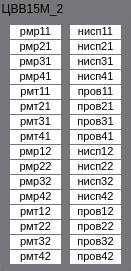
    <widget class="QGroupBox" name="groupBox_M1_2">
     <property name="geometry">
      <rect>
       <x>150</x>
       <y>30</y>
       <width>131</width>
       <height>271</height>
      </rect>
     </property>
     <property name="styleSheet">
      <string notr="true">background-color: rgb(119, 118, 123);</string>
     </property>
     <property name="title">
      <string>ЦВВ15М_2</string>
     </property>
     <widget class="QLabel" name="label_rmr11">
      <property name="geometry">
       <rect>
        <x>10</x>
        <y>25</y>
        <width>51</width>
        <height>14</height>
       </rect>
      </property>
      <property name="font">
       <font>
        <pointsize>8</pointsize>
       </font>
      </property>
      <property name="styleSheet">
       <string notr="true">background-color: rgb(255, 255, 255);</string>
      </property>
      <property name="text">
       <string>&lt;html&gt;&lt;head/&gt;&lt;body&gt;&lt;p align=&quot;center&quot;&gt;рмр11&lt;/p&gt;&lt;/body&gt;&lt;/html&gt;</string>
      </property>
     </widget>
     <widget class="QLabel" name="label_rmr21">
      <property name="geometry">
       <rect>
        <x>10</x>
        <y>40</y>
        <width>51</width>
        <height>14</height>
       </rect>
      </property>
      <property name="font">
       <font>
        <pointsize>8</pointsize>
       </font>
      </property>
      <property name="styleSheet">
       <string notr="true">background-color: rgb(255, 255, 255);</string>
      </property>
      <property name="text">
       <string>&lt;html&gt;&lt;head/&gt;&lt;body&gt;&lt;p align=&quot;center&quot;&gt;рмр21&lt;/p&gt;&lt;/body&gt;&lt;/html&gt;</string>
      </property>
     </widget>
     <widget class="QLabel" name="label_rmr31">
      <property name="geometry">
       <rect>
        <x>10</x>
        <y>55</y>
        <width>51</width>
        <height>14</height>
       </rect>
      </property>
      <property name="font">
       <font>
        <pointsize>8</pointsize>
       </font>
      </property>
      <property name="styleSheet">
       <string notr="true">background-color: rgb(255, 255, 255);</string>
      </property>
      <property name="text">
       <string>&lt;html&gt;&lt;head/&gt;&lt;body&gt;&lt;p align=&quot;center&quot;&gt;рмр31&lt;/p&gt;&lt;/body&gt;&lt;/html&gt;</string>
      </property>
     </widget>
     <widget class="QLabel" name="label_rmr41">
      <property name="geometry">
       <rect>
        <x>10</x>
        <y>70</y>
        <width>51</width>
        <height>14</height>
       </rect>
      </property>
      <property name="font">
       <font>
        <pointsize>8</pointsize>
       </font>
      </property>
      <property name="styleSheet">
       <string notr="true">background-color: rgb(255, 255, 255);</string>
      </property>
      <property name="text">
       <string>&lt;html&gt;&lt;head/&gt;&lt;body&gt;&lt;p align=&quot;center&quot;&gt;рмр41&lt;/p&gt;&lt;/body&gt;&lt;/html&gt;</string>
      </property>
     </widget>
     <widget class="QLabel" name="label_rmt11">
      <property name="geometry">
       <rect>
        <x>10</x>
        <y>85</y>
        <width>51</width>
        <height>14</height>
       </rect>
      </property>
      <property name="font">
       <font>
        <pointsize>8</pointsize>
       </font>
      </property>
      <property name="styleSheet">
       <string notr="true">background-color: rgb(255, 255, 255);</string>
      </property>
      <property name="text">
       <string>&lt;html&gt;&lt;head/&gt;&lt;body&gt;&lt;p align=&quot;center&quot;&gt;рмт11&lt;/p&gt;&lt;/body&gt;&lt;/html&gt;</string>
      </property>
     </widget>
     <widget class="QLabel" name="label_rmt21">
      <property name="geometry">
       <rect>
        <x>10</x>
        <y>100</y>
        <width>51</width>
        <height>14</height>
       </rect>
      </property>
      <property name="font">
       <font>
        <pointsize>8</pointsize>
       </font>
      </property>
      <property name="styleSheet">
       <string notr="true">background-color: rgb(255, 255, 255);</string>
      </property>
      <property name="text">
       <string>&lt;html&gt;&lt;head/&gt;&lt;body&gt;&lt;p align=&quot;center&quot;&gt;рмт21&lt;/p&gt;&lt;/body&gt;&lt;/html&gt;</string>
      </property>
     </widget>
     <widget class="QLabel" name="label_rmt31">
      <property name="geometry">
       <rect>
        <x>10</x>
        <y>115</y>
        <width>51</width>
        <height>14</height>
       </rect>
      </property>
      <property name="font">
       <font>
        <pointsize>8</pointsize>
       </font>
      </property>
      <property name="styleSheet">
       <string notr="true">background-color: rgb(255, 255, 255);</string>
      </property>
      <property name="text">
       <string>&lt;html&gt;&lt;head/&gt;&lt;body&gt;&lt;p align=&quot;center&quot;&gt;рмт31&lt;/p&gt;&lt;/body&gt;&lt;/html&gt;</string>
      </property>
     </widget>
     <widget class="QLabel" name="label_rmt41">
      <property name="geometry">
       <rect>
        <x>10</x>
        <y>130</y>
        <width>51</width>
        <height>14</height>
       </rect>
      </property>
      <property name="font">
       <font>
        <pointsize>8</pointsize>
       </font>
      </property>
      <property name="styleSheet">
       <string notr="true">background-color: rgb(255, 255, 255);</string>
      </property>
      <property name="text">
       <string>&lt;html&gt;&lt;head/&gt;&lt;body&gt;&lt;p align=&quot;center&quot;&gt;рмт41&lt;/p&gt;&lt;/body&gt;&lt;/html&gt;</string>
      </property>
     </widget>
     <widget class="QLabel" name="label_rmt42">
      <property name="geometry">
       <rect>
        <x>10</x>
        <y>250</y>
        <width>51</width>
        <height>14</height>
       </rect>
      </property>
      <property name="font">
       <font>
        <pointsize>8</pointsize>
       </font>
      </property>
      <property name="styleSheet">
       <string notr="true">background-color: rgb(255, 255, 255);</string>
      </property>
      <property name="text">
       <string>&lt;html&gt;&lt;head/&gt;&lt;body&gt;&lt;p align=&quot;center&quot;&gt;рмт42&lt;/p&gt;&lt;/body&gt;&lt;/html&gt;</string>
      </property>
     </widget>
     <widget class="QLabel" name="label_rmt32">
      <property name="geometry">
       <rect>
        <x>10</x>
        <y>235</y>
        <width>51</width>
        <height>14</height>
       </rect>
      </property>
      <property name="font">
       <font>
        <pointsize>8</pointsize>
       </font>
      </property>
      <property name="styleSheet">
       <string notr="true">background-color: rgb(255, 255, 255);</string>
      </property>
      <property name="text">
       <string>&lt;html&gt;&lt;head/&gt;&lt;body&gt;&lt;p align=&quot;center&quot;&gt;рмт32&lt;/p&gt;&lt;/body&gt;&lt;/html&gt;</string>
      </property>
     </widget>
     <widget class="QLabel" name="label_rmr12">
      <property name="geometry">
       <rect>
        <x>10</x>
        <y>145</y>
        <width>51</width>
        <height>14</height>
       </rect>
      </property>
      <property name="font">
       <font>
        <pointsize>8</pointsize>
       </font>
      </property>
      <property name="styleSheet">
       <string notr="true">background-color: rgb(255, 255, 255);</string>
      </property>
      <property name="text">
       <string>&lt;html&gt;&lt;head/&gt;&lt;body&gt;&lt;p align=&quot;center&quot;&gt;рмр12&lt;/p&gt;&lt;/body&gt;&lt;/html&gt;</string>
      </property>
     </widget>
     <widget class="QLabel" name="label_rmt12">
      <property name="geometry">
       <rect>
        <x>10</x>
        <y>205</y>
        <width>51</width>
        <height>14</height>
       </rect>
      </property>
      <property name="font">
       <font>
        <pointsize>8</pointsize>
       </font>
      </property>
      <property name="styleSheet">
       <string notr="true">background-color: rgb(255, 255, 255);</string>
      </property>
      <property name="text">
       <string>&lt;html&gt;&lt;head/&gt;&lt;body&gt;&lt;p align=&quot;center&quot;&gt;рмт12&lt;/p&gt;&lt;/body&gt;&lt;/html&gt;</string>
      </property>
     </widget>
     <widget class="QLabel" name="label_rmr42">
      <property name="geometry">
       <rect>
        <x>10</x>
        <y>190</y>
        <width>51</width>
        <height>14</height>
       </rect>
      </property>
      <property name="font">
       <font>
        <pointsize>8</pointsize>
       </font>
      </property>
      <property name="styleSheet">
       <string notr="true">background-color: rgb(255, 255, 255);</string>
      </property>
      <property name="text">
       <string>&lt;html&gt;&lt;head/&gt;&lt;body&gt;&lt;p align=&quot;center&quot;&gt;рмр42&lt;/p&gt;&lt;/body&gt;&lt;/html&gt;</string>
      </property>
     </widget>
     <widget class="QLabel" name="label_rmt22">
      <property name="geometry">
       <rect>
        <x>10</x>
        <y>220</y>
        <width>51</width>
        <height>14</height>
       </rect>
      </property>
      <property name="font">
       <font>
        <pointsize>8</pointsize>
       </font>
      </property>
      <property name="styleSheet">
       <string notr="true">background-color: rgb(255, 255, 255);</string>
      </property>
      <property name="text">
       <string>&lt;html&gt;&lt;head/&gt;&lt;body&gt;&lt;p align=&quot;center&quot;&gt;рмт22&lt;/p&gt;&lt;/body&gt;&lt;/html&gt;</string>
      </property>
     </widget>
     <widget class="QLabel" name="label_rmr32">
      <property name="geometry">
       <rect>
        <x>10</x>
        <y>175</y>
        <width>51</width>
        <height>14</height>
       </rect>
      </property>
      <property name="font">
       <font>
        <pointsize>8</pointsize>
       </font>
      </property>
      <property name="styleSheet">
       <string notr="true">background-color: rgb(255, 255, 255);</string>
      </property>
      <property name="text">
       <string>&lt;html&gt;&lt;head/&gt;&lt;body&gt;&lt;p align=&quot;center&quot;&gt;рмр32&lt;/p&gt;&lt;/body&gt;&lt;/html&gt;</string>
      </property>
     </widget>
     <widget class="QLabel" name="label_rmr22">
      <property name="geometry">
       <rect>
        <x>10</x>
        <y>160</y>
        <width>51</width>
        <height>14</height>
       </rect>
      </property>
      <property name="font">
       <font>
        <pointsize>8</pointsize>
       </font>
      </property>
      <property name="styleSheet">
       <string notr="true">background-color: rgb(255, 255, 255);</string>
      </property>
      <property name="text">
       <string>&lt;html&gt;&lt;head/&gt;&lt;body&gt;&lt;p align=&quot;center&quot;&gt;рмр22&lt;/p&gt;&lt;/body&gt;&lt;/html&gt;</string>
      </property>
     </widget>
     <widget class="QLabel" name="label_nisp41">
      <property name="geometry">
       <rect>
        <x>70</x>
        <y>70</y>
        <width>51</width>
        <height>14</height>
       </rect>
      </property>
      <property name="font">
       <font>
        <pointsize>8</pointsize>
       </font>
      </property>
      <property name="styleSheet">
       <string notr="true">background-color: rgb(255, 255, 255);</string>
      </property>
      <property name="text">
       <string>&lt;html&gt;&lt;head/&gt;&lt;body&gt;&lt;p align=&quot;center&quot;&gt;нисп41&lt;/p&gt;&lt;/body&gt;&lt;/html&gt;</string>
      </property>
     </widget>
     <widget class="QLabel" name="label_nisp31">
      <property name="geometry">
       <rect>
        <x>70</x>
        <y>55</y>
        <width>51</width>
        <height>14</height>
       </rect>
      </property>
      <property name="font">
       <font>
        <pointsize>8</pointsize>
       </font>
      </property>
      <property name="styleSheet">
       <string notr="true">background-color: rgb(255, 255, 255);</string>
      </property>
      <property name="text">
       <string>&lt;html&gt;&lt;head/&gt;&lt;body&gt;&lt;p align=&quot;center&quot;&gt;нисп31&lt;/p&gt;&lt;/body&gt;&lt;/html&gt;</string>
      </property>
     </widget>
     <widget class="QLabel" name="label_prov42">
      <property name="geometry">
       <rect>
        <x>70</x>
        <y>250</y>
        <width>51</width>
        <height>14</height>
       </rect>
      </property>
      <property name="font">
       <font>
        <pointsize>8</pointsize>
       </font>
      </property>
      <property name="styleSheet">
       <string notr="true">background-color: rgb(255, 255, 255);</string>
      </property>
      <property name="text">
       <string>&lt;html&gt;&lt;head/&gt;&lt;body&gt;&lt;p align=&quot;center&quot;&gt;пров42&lt;/p&gt;&lt;/body&gt;&lt;/html&gt;</string>
      </property>
     </widget>
     <widget class="QLabel" name="label_nisp32">
      <property name="geometry">
       <rect>
        <x>70</x>
        <y>175</y>
        <width>51</width>
        <height>14</height>
       </rect>
      </property>
      <property name="font">
       <font>
        <pointsize>8</pointsize>
       </font>
      </property>
      <property name="styleSheet">
       <string notr="true">background-color: rgb(255, 255, 255);</string>
      </property>
      <property name="text">
       <string>&lt;html&gt;&lt;head/&gt;&lt;body&gt;&lt;p align=&quot;center&quot;&gt;нисп32&lt;/p&gt;&lt;/body&gt;&lt;/html&gt;</string>
      </property>
     </widget>
     <widget class="QLabel" name="label_prov41">
      <property name="geometry">
       <rect>
        <x>70</x>
        <y>130</y>
        <width>51</width>
        <height>14</height>
       </rect>
      </property>
      <property name="font">
       <font>
        <pointsize>8</pointsize>
       </font>
      </property>
      <property name="styleSheet">
       <string notr="true">background-color: rgb(255, 255, 255);</string>
      </property>
      <property name="text">
       <string>&lt;html&gt;&lt;head/&gt;&lt;body&gt;&lt;p align=&quot;center&quot;&gt;пров41&lt;/p&gt;&lt;/body&gt;&lt;/html&gt;</string>
      </property>
     </widget>
     <widget class="QLabel" name="label_prov31">
      <property name="geometry">
       <rect>
        <x>70</x>
        <y>115</y>
        <width>51</width>
        <height>14</height>
       </rect>
      </property>
      <property name="font">
       <font>
        <pointsize>8</pointsize>
       </font>
      </property>
      <property name="styleSheet">
       <string notr="true">background-color: rgb(255, 255, 255);</string>
      </property>
      <property name="text">
       <string>&lt;html&gt;&lt;head/&gt;&lt;body&gt;&lt;p align=&quot;center&quot;&gt;пров31&lt;/p&gt;&lt;/body&gt;&lt;/html&gt;</string>
      </property>
     </widget>
     <widget class="QLabel" name="label_prov22">
      <property name="geometry">
       <rect>
        <x>70</x>
        <y>220</y>
        <width>51</width>
        <height>14</height>
       </rect>
      </property>
      <property name="font">
       <font>
        <pointsize>8</pointsize>
       </font>
      </property>
      <property name="styleSheet">
       <string notr="true">background-color: rgb(255, 255, 255);</string>
      </property>
      <property name="text">
       <string>&lt;html&gt;&lt;head/&gt;&lt;body&gt;&lt;p align=&quot;center&quot;&gt;пров22&lt;/p&gt;&lt;/body&gt;&lt;/html&gt;</string>
      </property>
     </widget>
     <widget class="QLabel" name="label_nisp11">
      <property name="geometry">
       <rect>
        <x>70</x>
        <y>25</y>
        <width>51</width>
        <height>14</height>
       </rect>
      </property>
      <property name="font">
       <font>
        <pointsize>8</pointsize>
       </font>
      </property>
      <property name="styleSheet">
       <string notr="true">background-color: rgb(255, 255, 255);</string>
      </property>
      <property name="text">
       <string>&lt;html&gt;&lt;head/&gt;&lt;body&gt;&lt;p align=&quot;center&quot;&gt;нисп11&lt;/p&gt;&lt;/body&gt;&lt;/html&gt;</string>
      </property>
     </widget>
     <widget class="QLabel" name="label_nisp42">
      <property name="geometry">
       <rect>
        <x>70</x>
        <y>190</y>
        <width>51</width>
        <height>14</height>
       </rect>
      </property>
      <property name="font">
       <font>
        <pointsize>8</pointsize>
       </font>
      </property>
      <property name="styleSheet">
       <string notr="true">background-color: rgb(255, 255, 255);</string>
      </property>
      <property name="text">
       <string>&lt;html&gt;&lt;head/&gt;&lt;body&gt;&lt;p align=&quot;center&quot;&gt;нисп42&lt;/p&gt;&lt;/body&gt;&lt;/html&gt;</string>
      </property>
     </widget>
     <widget class="QLabel" name="label_prov21">
      <property name="geometry">
       <rect>
        <x>70</x>
        <y>100</y>
        <width>51</width>
        <height>14</height>
       </rect>
      </property>
      <property name="font">
       <font>
        <pointsize>8</pointsize>
       </font>
      </property>
      <property name="styleSheet">
       <string notr="true">background-color: rgb(255, 255, 255);</string>
      </property>
      <property name="text">
       <string>&lt;html&gt;&lt;head/&gt;&lt;body&gt;&lt;p align=&quot;center&quot;&gt;пров21&lt;/p&gt;&lt;/body&gt;&lt;/html&gt;</string>
      </property>
     </widget>
     <widget class="QLabel" name="label_nisp22">
      <property name="geometry">
       <rect>
        <x>70</x>
        <y>160</y>
        <width>51</width>
        <height>14</height>
       </rect>
      </property>
      <property name="font">
       <font>
        <pointsize>8</pointsize>
       </font>
      </property>
      <property name="styleSheet">
       <string notr="true">background-color: rgb(255, 255, 255);</string>
      </property>
      <property name="text">
       <string>&lt;html&gt;&lt;head/&gt;&lt;body&gt;&lt;p align=&quot;center&quot;&gt;нисп22&lt;/p&gt;&lt;/body&gt;&lt;/html&gt;</string>
      </property>
     </widget>
     <widget class="QLabel" name="label_prov12">
      <property name="geometry">
       <rect>
        <x>70</x>
        <y>205</y>
        <width>51</width>
        <height>14</height>
       </rect>
      </property>
      <property name="font">
       <font>
        <pointsize>8</pointsize>
       </font>
      </property>
      <property name="styleSheet">
       <string notr="true">background-color: rgb(255, 255, 255);</string>
      </property>
      <property name="text">
       <string>&lt;html&gt;&lt;head/&gt;&lt;body&gt;&lt;p align=&quot;center&quot;&gt;пров12&lt;/p&gt;&lt;/body&gt;&lt;/html&gt;</string>
      </property>
     </widget>
     <widget class="QLabel" name="label_prov32">
      <property name="geometry">
       <rect>
        <x>70</x>
        <y>235</y>
        <width>51</width>
        <height>14</height>
       </rect>
      </property>
      <property name="font">
       <font>
        <pointsize>8</pointsize>
       </font>
      </property>
      <property name="styleSheet">
       <string notr="true">background-color: rgb(255, 255, 255);</string>
      </property>
      <property name="text">
       <string>&lt;html&gt;&lt;head/&gt;&lt;body&gt;&lt;p align=&quot;center&quot;&gt;пров32&lt;/p&gt;&lt;/body&gt;&lt;/html&gt;</string>
      </property>
     </widget>
     <widget class="QLabel" name="label_nisp12">
      <property name="geometry">
       <rect>
        <x>70</x>
        <y>145</y>
        <width>51</width>
        <height>14</height>
       </rect>
      </property>
      <property name="font">
       <font>
        <pointsize>8</pointsize>
       </font>
      </property>
      <property name="styleSheet">
       <string notr="true">background-color: rgb(255, 255, 255);</string>
      </property>
      <property name="text">
       <string>&lt;html&gt;&lt;head/&gt;&lt;body&gt;&lt;p align=&quot;center&quot;&gt;нисп12&lt;/p&gt;&lt;/body&gt;&lt;/html&gt;</string>
      </property>
     </widget>
     <widget class="QLabel" name="label_prov11">
      <property name="geometry">
       <rect>
        <x>70</x>
        <y>85</y>
        <width>51</width>
        <height>14</height>
       </rect>
      </property>
      <property name="font">
       <font>
        <pointsize>8</pointsize>
       </font>
      </property>
      <property name="styleSheet">
       <string notr="true">background-color: rgb(255, 255, 255);</string>
      </property>
      <property name="text">
       <string>&lt;html&gt;&lt;head/&gt;&lt;body&gt;&lt;p align=&quot;center&quot;&gt;пров11&lt;/p&gt;&lt;/body&gt;&lt;/html&gt;</string>
      </property>
     </widget>
     <widget class="QLabel" name="label_nisp21">
      <property name="geometry">
       <rect>
        <x>70</x>
        <y>40</y>
        <width>51</width>
        <height>14</height>
       </rect>
      </property>
      <property name="font">
       <font>
        <pointsize>8</pointsize>
       </font>
      </property>
      <property name="styleSheet">
       <string notr="true">background-color: rgb(255, 255, 255);</string>
      </property>
      <property name="text">
       <string>&lt;html&gt;&lt;head/&gt;&lt;body&gt;&lt;p align=&quot;center&quot;&gt;нисп21&lt;/p&gt;&lt;/body&gt;&lt;/html&gt;</string>
      </property>
     </widget>
    </widget>
